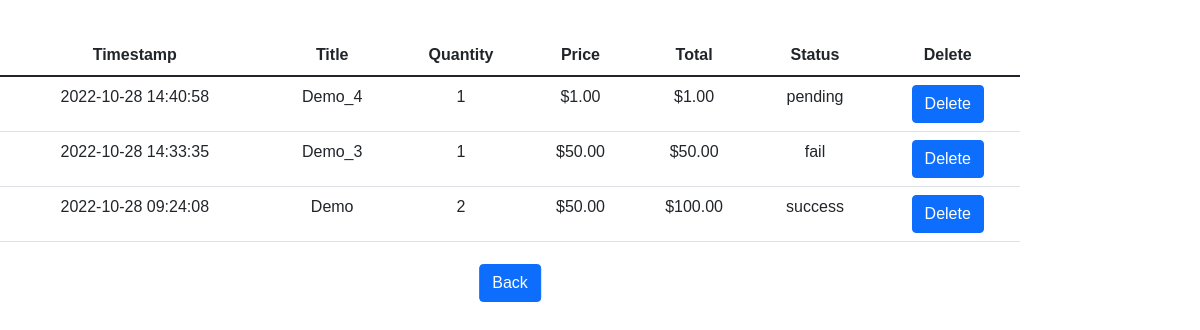
The page /yourquote (signed in) on the database its author committed.
### tables this page shows
CREATE TABLE 'quote' ('quote_id' INTEGER PRIMARY KEY AUTOINCREMENT NOT NULL,'user_id' INTEGER NOT NULL, 'project_id' INTEGER NOT NULL, 'price' INTEGER NOT NULL,'timestamp_quote' DATETIME NOT NULL DEFAULT CURRENT_TIMESTAMP,'status_quote' TEXT NOT NULL DEFAULT 'pending', 'remarks_quote' TEXT NOT NULL DEFAULT 'None');

CREATE TABLE 'project' ('project_id' INTEGER PRIMARY KEY AUTOINCREMENT NOT NULL,'user_id' INTEGER NOT NULL, 'title' TEXT NOT NULL, 'location' TEXT NOT NULL, 'commencement_date' DATETIME NOT NULL, 'completion_date' DATETIME NOT NULL, 'quantity' INTEGER NOT NULL, 'unit' TEXT NOT NULL, 'timestamp'  DATETIME NOT NULL DEFAULT CURRENT_TIMESTAMP  ,'deadline' DATETIME NOT NULL  ,'status' TEXT NOT NULL DEFAULT 'pending', 'awarded_userid' REAL DEFAULT 'pending', 'remarks' TEXT);

### app.py (the view)
@app.route("/yourquote", methods=["GET", "POST"])
@login_required
def yourquote():
    if "user_id" in session:
        user_id = session ["user_id"]
    quote_db = db.execute("SELECT project.project_id, title, price, MAX(timestamp_quote) AS timestamp_quote, remarks_quote, status_quote, quantity, quote_id FROM quote INNER JOIN project ON project.project_id = quote.project_id WHERE quote.user_id = ? GROUP BY project.project_id ORDER BY timestamp_quote DESC", user_id)
    quote = []
    for row in quote_db:
        quote.append({
            "title" : row["title"],
            "timestamp_quote" : row["timestamp_quote"],
            "remarks_quote" : row["remarks_quote"],
            "price" : usd(row["price"]),
            "quantity" : row["quantity"],
            "quote_id" : row["quote_id"],
            "total" : usd(float(row["quantity"]) * float(row["price"])),
            "status_quote" : row["status_quote"]})
    if request.method == "GET":
        return render_template("yourquote.html", quote = quote)

### helpers.py (called while the page is built)
def usd(value):
    return f"${value:,.2f}"

def login_required(f):
    @wraps(f)
    def decorated_function(*args, **kwargs):
        if session.get("user_id") is None:
            return redirect("/login")
        return f(*args, **kwargs)
    return decorated_function

### templates/yourquote.html (shortened to what this page needs)
{% extends "layout.html" %}
{% block main %}
  <table class = "table">
    <thead>
        <tr>
            <th scope = "col">Timestamp</th>
            <th scope = "col">Title</th>
            <th scope = "col">Quantity</th>
            <th scope = "col">Price</th>
            <th scope = "col">Total</th>
            <th scope = "col">Status</th>
            <th scope = "col">Delete</th>
        </tr>
    </thead>
    <tbody>
        {% for row in quote %}
        <tr>
            <td scope = "row">{{row["timestamp_quote"]}}</td>
            <td scope = "row">{{row["title"]}}</td>
            <td scope = "row">{{row["quantity"]}}</td>
            <td scope = "row">{{row["price"]}}</td>
            <td scope = "row">{{row["total"]}}</td>
            <td scope = "row">{{row["status_quote"]}}</td>
            <td scope = "row"> <a href="/delete-quote/{{row["quote_id"]}}"><button class="btn btn-primary" type="submit">Delete</button></a></td>
        </tr>
      {% endfor %}
      </tbody>
    </table>
    <div class = "container">
        <div class = "center">
        <a href="/">
            <button class="btn btn-primary" type="submit">Back</button>
          </a>
        </div>
    </div>
    {% endblock %}

### static/styles.css (style rules this page uses)
* { margin: 0; padding: 0; font-family: sans-serif; }
.table { text-align: center; }
.container { height: 50px; position: relative; }
.center { margin: 0; position: absolute; top: 50%; left: 50%; -ms-transform: translate(-50%, -50%); transform: translate(-50%, -50%); }

### rows shown on the page
quote: timestamp_quote "2022-10-28 14:40:58", title "Demo_4", quantity "1", price "$1.00", total "$1.00", status_quote "pending"
quote: timestamp_quote "2022-10-28 14:33:35", title "Demo_3", quantity "1", price "$50.00", total "$50.00", status_quote "fail"
quote: timestamp_quote "2022-10-28 09:24:08", title "Demo", quantity "2", price "$50.00", total "$100.00", status_quote "success"
